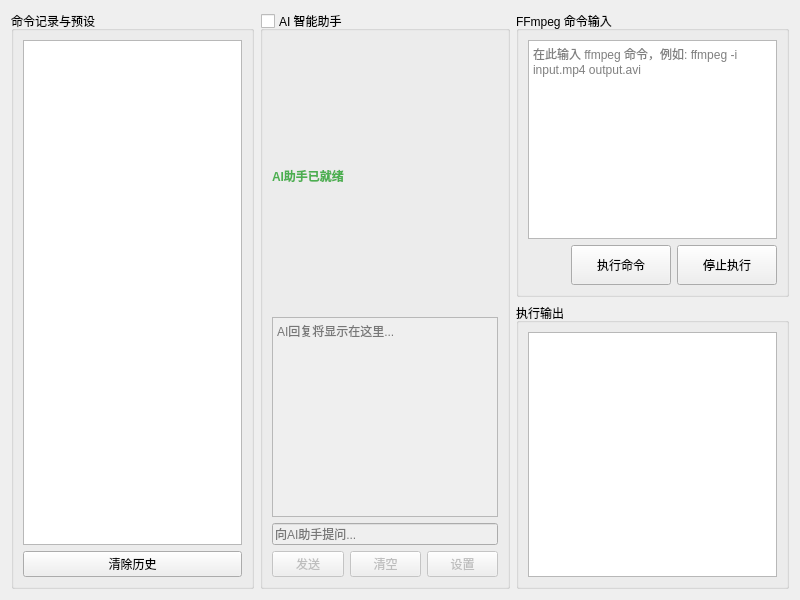
<?xml version="1.0" encoding="UTF-8"?>
<ui version="4.0">
 <class>ffmpegCmd</class>
 <widget class="QWidget" name="ffmpegCmd">
  <property name="geometry">
   <rect>
    <x>0</x>
    <y>0</y>
    <width>800</width>
    <height>600</height>
   </rect>
  </property>
  <layout class="QVBoxLayout" name="verticalLayout_Main">
   <item>
    <layout class="QHBoxLayout" name="horizontalLayout_Top">
     <item>
      <widget class="QGroupBox" name="groupBox_Presets">
       <property name="maximumSize">
        <size>
         <width>250</width>
         <height>16777215</height>
        </size>
       </property>
       <property name="title">
        <string>命令记录与预设</string>
       </property>
       <layout class="QVBoxLayout" name="verticalLayout_Presets">
        <item>
         <widget class="QListWidget" name="listWidget_History"/>
        </item>
        <item>
         <widget class="QPushButton" name="btn_ClearHistory">
          <property name="text">
           <string>清除历史</string>
          </property>
         </widget>
        </item>
       </layout>
      </widget>
     </item>
     <item>
      <widget class="QGroupBox" name="groupBox_AIAssistant">
       <property name="maximumSize">
        <size>
         <width>250</width>
         <height>16777215</height>
        </size>
       </property>
       <property name="title">
        <string>AI 智能助手</string>
       </property>
       <property name="checkable">
        <bool>true</bool>
       </property>
       <property name="checked">
        <bool>false</bool>
       </property>
       <layout class="QVBoxLayout" name="verticalLayout_AI">
        <item>
         <widget class="QLabel" name="label_AIStatus">
          <property name="text">
           <string>AI助手已就绪</string>
          </property>
          <property name="styleSheet">
           <string>color: #4CAF50; font-weight: bold;</string>
          </property>
         </widget>
        </item>
        <item>
         <widget class="QPlainTextEdit" name="textEdit_AIChat">
          <property name="maximumSize">
           <size>
            <width>16777215</width>
            <height>200</height>
           </size>
          </property>
          <property name="readOnly">
           <bool>true</bool>
          </property>
          <property name="placeholderText">
           <string>AI回复将显示在这里...</string>
          </property>
         </widget>
        </item>
        <item>
         <widget class="QLineEdit" name="lineEdit_AIInput">
          <property name="placeholderText">
           <string>向AI助手提问...</string>
          </property>
         </widget>
        </item>
        <item>
         <layout class="QHBoxLayout" name="horizontalLayout_AIButtons">
          <item>
           <widget class="QPushButton" name="btn_AISend">
            <property name="text">
             <string>发送</string>
            </property>
           </widget>
          </item>
          <item>
           <widget class="QPushButton" name="btn_AIClear">
            <property name="text">
             <string>清空</string>
            </property>
           </widget>
          </item>
          <item>
           <widget class="QPushButton" name="btn_AISettings">
            <property name="text">
             <string>设置</string>
            </property>
           </widget>
          </item>
         </layout>
        </item>
       </layout>
      </widget>
     </item>
     <item>
      <layout class="QVBoxLayout" name="verticalLayout_Command">
       <item>
        <widget class="QGroupBox" name="groupBox_Input">
         <property name="title">
          <string>FFmpeg 命令输入</string>
         </property>
         <layout class="QVBoxLayout" name="verticalLayout_Input">
          <item>
           <widget class="QPlainTextEdit" name="textEdit_Command">
            <property name="placeholderText">
             <string>在此输入 ffmpeg 命令，例如: ffmpeg -i input.mp4 output.avi</string>
            </property>
           </widget>
          </item>
          <item>
           <layout class="QHBoxLayout" name="horizontalLayout_Buttons">
            <item>
             <spacer name="horizontalSpacer">
              <property name="orientation">
               <enum>Qt::Horizontal</enum>
              </property>
              <property name="sizeHint" stdset="0">
               <size>
                <width>40</width>
                <height>20</height>
               </size>
              </property>
             </spacer>
            </item>
            <item>
             <widget class="QPushButton" name="btn_Run">
              <property name="minimumSize">
               <size>
                <width>100</width>
                <height>40</height>
               </size>
              </property>
              <property name="text">
               <string>执行命令</string>
              </property>
             </widget>
            </item>
            <item>
             <widget class="QPushButton" name="btn_Stop">
              <property name="minimumSize">
               <size>
                <width>100</width>
                <height>40</height>
               </size>
              </property>
              <property name="text">
               <string>停止执行</string>
              </property>
             </widget>
            </item>
           </layout>
          </item>
         </layout>
        </widget>
       </item>
       <item>
        <widget class="QGroupBox" name="groupBox_Output">
         <property name="title">
          <string>执行输出</string>
         </property>
         <layout class="QVBoxLayout" name="verticalLayout_Output">
          <item>
           <widget class="QPlainTextEdit" name="textEdit_Output">
            <property name="readOnly">
             <bool>true</bool>
            </property>
            <property name="backgroundVisible">
             <bool>false</bool>
            </property>
           </widget>
          </item>
         </layout>
        </widget>
       </item>
      </layout>
     </item>
    </layout>
   </item>
  </layout>
 </widget>
 <resources/>
 <connections/>
</ui>
